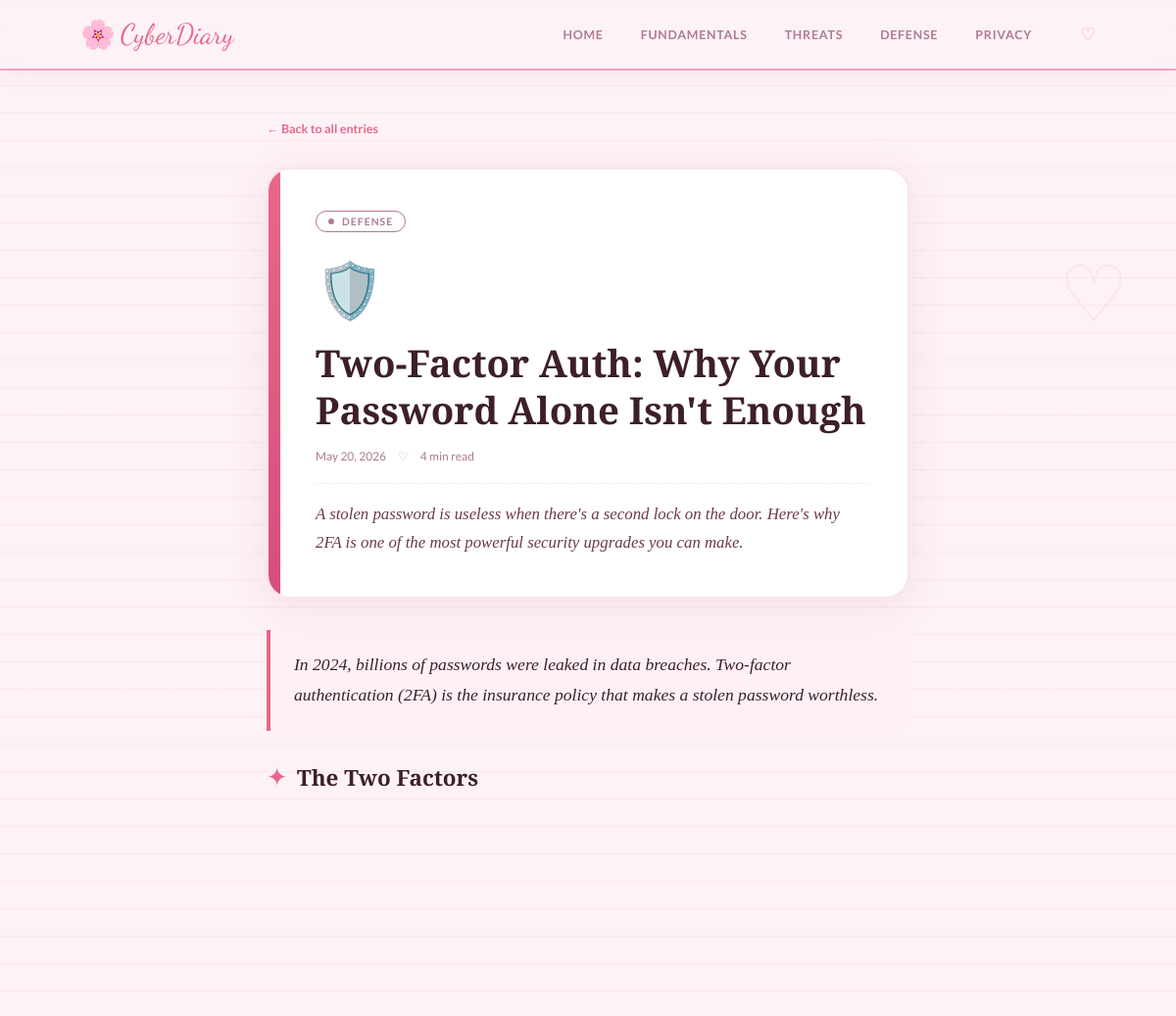
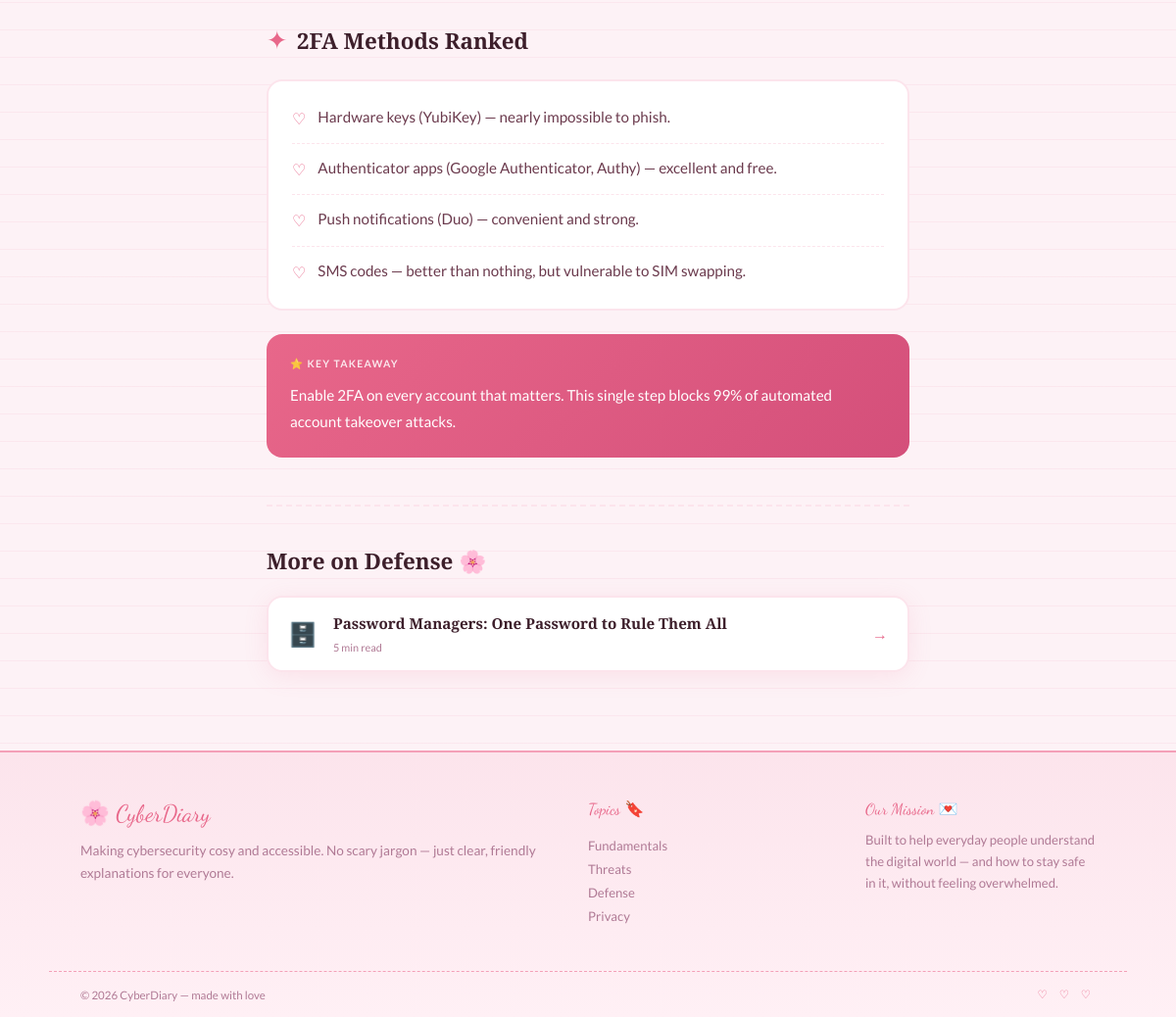
The app's page /post/two-factor-authentication with its own data (2 pictures, top to bottom).
### tables this page shows
CREATE TABLE posts (
    id           INTEGER PRIMARY KEY AUTOINCREMENT,
    slug         TEXT    UNIQUE NOT NULL,
    title        TEXT    NOT NULL,
    excerpt      TEXT    NOT NULL,
    category     TEXT    NOT NULL DEFAULT 'Fundamentals',
    tag_color    TEXT    NOT NULL DEFAULT '#e8678a',
    hero_icon    TEXT    NOT NULL DEFAULT 'pencil',
    photo        TEXT    DEFAULT '',
    read_time    TEXT    NOT NULL DEFAULT '5 min read',
    content_json TEXT    NOT NULL DEFAULT '[]',
    published    INTEGER NOT NULL DEFAULT 1,
    created_at   TEXT    NOT NULL DEFAULT (datetime('now')),
    updated_at   TEXT    NOT NULL DEFAULT (datetime('now'))
);

### app.py (the view)
@app.route("/post/<slug>")
def post(slug):
    row = query("SELECT * FROM posts WHERE slug=? AND published=1", (slug,), one=True)
    if not row:
        abort(404)
    article     = _post(row)
    related_rows = query(
        "SELECT * FROM posts WHERE category=? AND slug!=? AND published=1 LIMIT 2",
        (article["category"], slug)
    )
    return render_template("post.html", post=article,
                           related=[_post(r) for r in related_rows])

### app.py (called while the page is built)
def get_db():
    if "db" not in g:
        g.db = sqlite3.connect(DATABASE)
        g.db.row_factory = sqlite3.Row
        g.db.execute("PRAGMA foreign_keys = ON")
    return g.db

def query(sql, args=(), one=False):
    cur = get_db().execute(sql, args)
    rows = cur.fetchall()
    return (rows[0] if rows else None) if one else rows

def _post(row) -> dict:
    p = dict(row)
    p["content"] = json.loads(p.pop("content_json", "[]"))
    try:
        dt      = datetime.strptime(p["created_at"][:10], "%Y-%m-%d")
        p["date"] = dt.strftime("%B %-d, %Y")
    except Exception:
        p["date"] = p["created_at"][:10]
    return p

### templates/post.html (shortened to what this page needs)
{% extends "base.html" %}
{% block content %}
<div class="post-layout">
    <a href="/" class="back-link">← Back to all entries</a>
    <header class="post-header">
        <div class="post-tag" style="border-color: {{ post.tag_color }}; color: {{ post.tag_color }}">
            <span class="tag-dot" style="background: {{ post.tag_color }}"></span>
            {{ post.category }}
        </div>
        <div class="post-hero-icon">{{ post.hero_icon }}</div>
        <h1 class="post-title">{{ post.title }}</h1>
        <div class="post-meta">
            <span>{{ post.date }}</span>
            <span class="meta-sep">♡</span>
            <span>{{ post.read_time }}</span>
        </div>
        <p class="post-lead">{{ post.excerpt }}</p>
    </header>
    <article class="post-body">
        {% for section in post.content %}
            {% if section.type == "intro" %}
            <p class="content-intro">{{ section.text }}</p>
            {% elif section.type == "heading" %}
            <h2 class="content-heading">
                <span class="heading-accent">✦</span> {{ section.text }}
            </h2>
            {% elif section.type == "paragraph" %}
            <p class="content-paragraph">{{ section.text }}</p>
            {% elif section.type == "comparison" %}
            <div class="comparison-grid">
            </div>
            {% elif section.type == "list" %}
            <ul class="content-list">
                {% for item in section.entries %}
                <li>
                    <span class="list-marker">♡</span>
                    {{ item }}
                </li>
                {% endfor %}
            </ul>
            {% elif section.type == "takeaway" %}
            <div class="takeaway-box">
                <div class="takeaway-label">⭐ Key Takeaway</div>
                <p>{{ section.text }}</p>
            </div>
            {% endif %}
        {% endfor %}
    </article>
    {% if related %}
    <section class="related-section">
        <div class="section-header">
            <h2 class="section-title">More on {{ post.category }} 🌸</h2>
        </div>
        <div class="related-grid">
            {% for r in related %}
            <a href="/post/{{ r.slug }}" class="related-card">
                <div class="related-icon">{{ r.hero_icon }}</div>
                <div class="related-info">
                    <h3>{{ r.title }}</h3>
                    <span>{{ r.read_time }}</span>
                </div>
                <span class="related-arrow">→</span>
            </a>
            {% endfor %}
        </div>
    </section>
    {% endif %}
</div>
{% endblock %}

### records on screen
posts: category "DEFENSE", hero_icon "🛡️", title "Two-Factor Auth: Why Your Password Alone Isn't Enough", read_time "4 min read", excerpt "A stolen password is useless when there's a second lock on the door. Here's why 2FA is one of the most powerful security upgrades you can make.", category "Defense"
posts: hero_icon "🗄️", title "Password Managers: One Password to Rule Them All", read_time "5 min read"

### other values on screen
{{ post.date }} "May 20, 2026"
{{ section.text }} "In 2024, billions of passwords were leaked in data breaches. Two-factor authentication (2FA) is the insurance policy that makes a stolen password worthless."
{{ section.text }} "The Two Factors" "2FA Methods Ranked"
{{ item }} "Hardware keys (YubiKey) — nearly impossible to phish." "Authenticator apps (Google Authenticator, Authy) — excellent and free." "Push notifications (Duo) — convenient and strong." "SMS codes — better than nothing, but vulnerable to SIM swapping."
{{ section.text }} "Enable 2FA on every account that matters. This single step blocks 99% of automated account takeover attacks."
